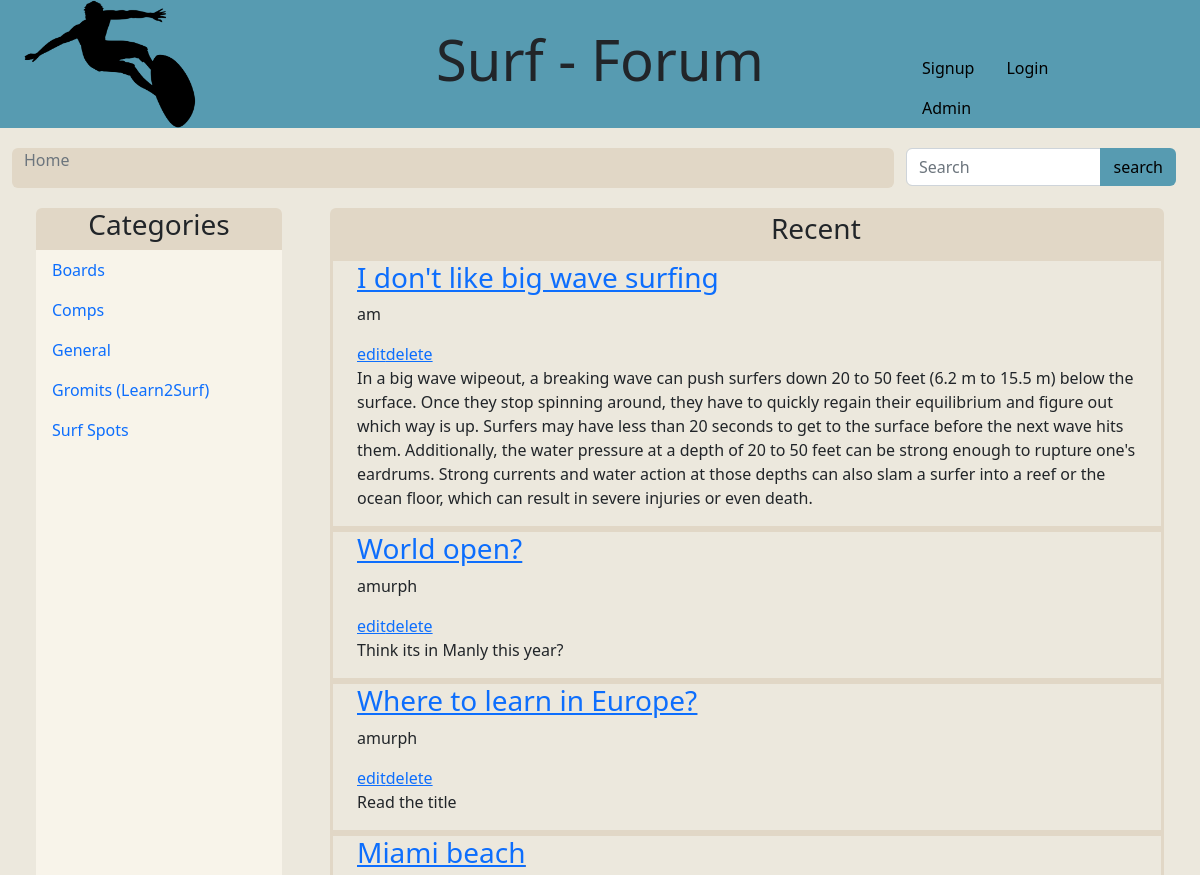
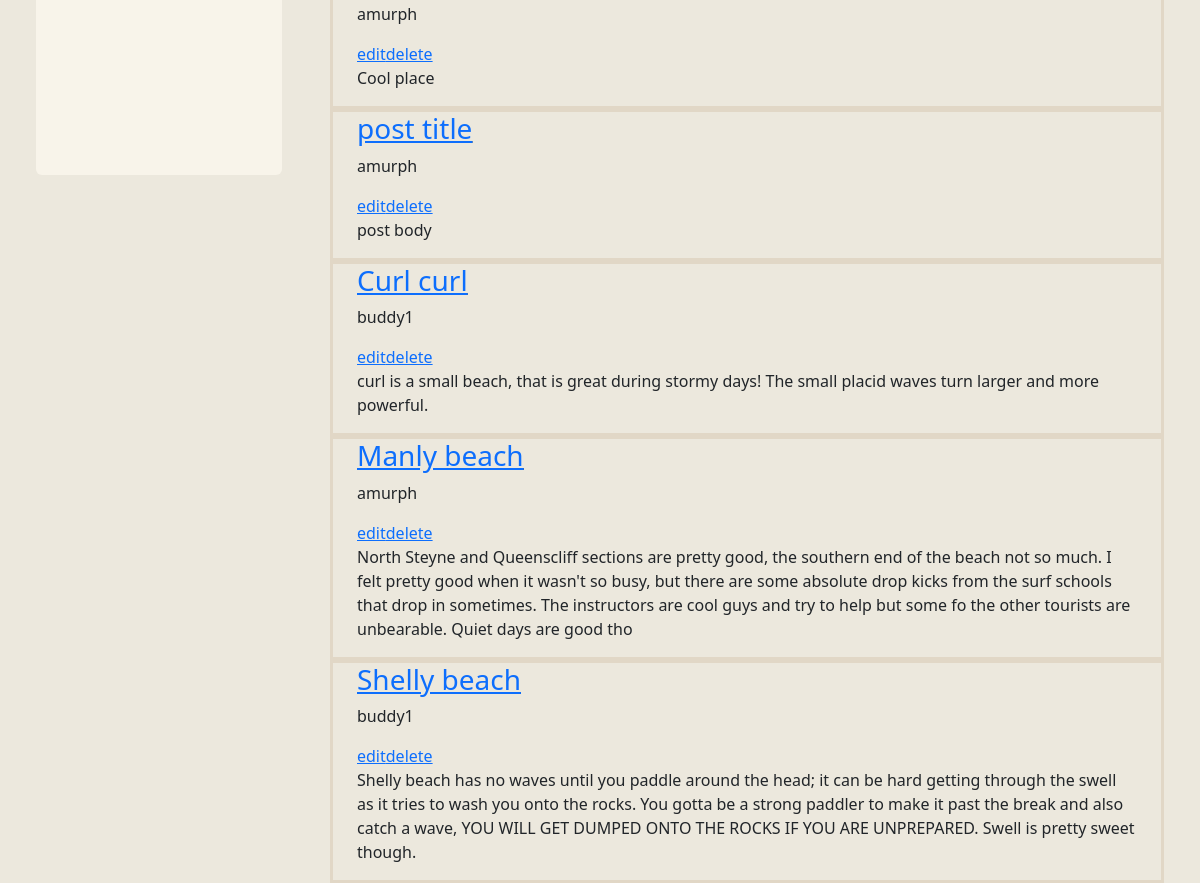
The app's page /home.php with its own data (2 pictures, top to bottom).
### tables this page shows
CREATE TABLE IF NOT EXISTS `CATEGORY` (
  `category_id` int(5) NOT NULL COMMENT 'primary key',
  `title` varchar(255) NOT NULL COMMENT 'human readable id'
);

CREATE TABLE IF NOT EXISTS `POST` (
  `post_id` int(11) NOT NULL,
  `user_id` int(11) DEFAULT NULL,
  `title` varchar(255) DEFAULT NULL,
  `body` text,
  `created_at` datetime DEFAULT NULL,
  `updated_at` timestamp NULL DEFAULT CURRENT_TIMESTAMP ON UPDATE CURRENT_TIMESTAMP,
  `category_id` int(11) DEFAULT NULL
);

CREATE TABLE IF NOT EXISTS `USER` (
  `id` int(11) NOT NULL COMMENT 'primary key',
  `username` varchar(255) DEFAULT NULL COMMENT 'human readable id',
  `password_hash` varchar(255) DEFAULT NULL,
  `email` varchar(255) DEFAULT NULL,
  `image_url` varchar(255) DEFAULT NULL,
  `is_admin` tinyint(1) NOT NULL DEFAULT '0',
  `is_enabled` tinyint(1) NOT NULL DEFAULT '1'
);

### includes/functions.inc.php (called while the page is built, shortened)
<?php
function fetchUserById($conn, $userId) {
    $stmt = mysqli_stmt_init($conn);
    $sql = "SELECT * FROM `USER` WHERE id=?";
    if (!mysqli_stmt_prepare($stmt, $sql)){
        header("location: ../account.php?error=stmtFailed");
        exit();
    }
    mysqli_stmt_bind_param($stmt, "s", $userId);
    mysqli_stmt_execute($stmt);
    $result = mysqli_stmt_get_result($stmt);
    $row = $result->fetch_assoc();
    return $row;
}

### home.php (the view, shortened to what this page needs)
<?php
include_once 'header.php';
?>
<main>
          <div class="container-fluid">
            <div class="row top-buffer">
                <div class="col-9 rounded bg-beige1">
                    <nav aria-label="breadcrumb">
                        <ol class="breadcrumb">
                        <li class="breadcrumb-item active">Home</li>
                        </ol>
                    </nav>
                </div>
                    <div class="col-3">
                        <div class="input-group">
                        <input type="search" class="form-control rounded-left" placeholder="Search" aria-label="Search" aria-describedby="search-addon" />
                        <button type="button" class="btn bg-blue text-black">search</button>
                        </div>
                    </div>
          </div>
      </div>
      <div class="container-fluid">
            <div class="row top-buffer">
            <?php
              include_once 'categoryList.php';
            ?>
                <div class="col-9 gx-5">
                  <div class="row bg-beige1 rounded-top p-1">
                    <div class="col-2">
                  </div>
                  <div class="col-10">
                    <h3 class="display-7 text-center"> Recent</h3>
                  </div>
                </div>
                <?php
                  $stmt = mysqli_stmt_init($conn);
                  $sql = "SELECT * FROM POST ORDER BY created_at DESC";
                  if (!mysqli_stmt_prepare($stmt, $sql)){
                    header("location: ../home.php?error=stmtFailed");
                  }
                  mysqli_stmt_execute($stmt);
                  $result = mysqli_stmt_get_result($stmt);
                  if($result->num_rows > 0){
                    while($row = $result->fetch_assoc()) {
                      echo '<div class="row border-beige1">';
                      echo '<div class="row">';
                      echo '<div class="col-10">';
                      echo  '<h3 class="display-7 text-left"><u><a href="post.php?postId='.$row['post_id'].'&postTitle='.$row['title'].'">'.$row['title'].'</a></u></h3>';
                      echo  '<p>'.fetchUserById($conn, $row['user_id'])['username'].'</p>';
                      echo '<div class="col-2">';
                      echo '<a href="#">edit</a>';
                      echo '<a href="#">delete</a>';
                      echo '</div>';
                      echo '</div>';
                      echo '</div>';
                      echo '<div class="row">';
                      echo '<p>';
                        echo $row['body'];
                      echo    '</p>';
                      echo  '</div>';
                      echo '</div>';
                    }
                }else {
                  echo "No posts found";
                }
                ?>
              </div>
            </div>
          </div>
        </main>
        <?php
include_once 'footer.php';
?>

### header.php (shortened to what this page needs)
<!DOCTYPE html>
<html>
  <head>
    <link href="https://cdn.jsdelivr.net/npm/bootstrap@5.2.3/dist/css/bootstrap.min.css" rel="stylesheet">
    <link rel="stylesheet" href="css/custom.css">
  </head>
  <body>
      <header>
            <div class="container-fluid bg-blue">
              <div class="row d-flex">
                  <div class="col-2">
                    <img src="images/logo.png" class="rounded float-start img-fluid" alt="logo">
                  </div>
                  <div class="col-6 d-flex align-items-center justify-content-center offset-1">
                    <h1 class="display-4"><a class="nav-link" href="home.php">Surf - Forum</a></h1>
                  </div>
                  <div class="col-2 d-flex align-items-end justify-content-end">
                    <nav class="nav">
                      <?php
                        if (isset($_SESSION["userid"])){
                          echo "<a class='nav-link text-black' href='account.php'>Profile</a>";
                          echo "<a class='nav-link text-black' href='includes/logout.inc.php'>Logout</a>";
                        } else {
                          echo "<a class='nav-link text-black' href='signup.php'>Signup</a>";
                          echo "<a class='nav-link text-black' href='login.php'>Login</a>";
                          echo "<a class='nav-link text-black' href='admin.php'>Admin</a>";
                        }
                        ?>
                    </nav>
                </div>
              </div>
        </header>

### categoryList.php (shortened to what this page needs)
<?php
include_once 'includes/db.inc.php';
include_once 'includes/functions.inc.php';
echo '<div class="col-3 gx-5">';
echo '<div class="row bg-beige1 rounded-top">';
echo '<h3 class="display-7 text-center">Categories</h1>';
echo '</div>';
echo '<div class="row bg-beige3 rounded-bottom min-vh-100">';
echo '<ul class="nav flex-column">';
$sql = "SELECT * FROM CATEGORY";
$result = $conn->query($sql);
if ($result->num_rows > 0) {
while($row = $result->fetch_assoc()) {
    echo '<li class="nav-item">';
    echo '<a class="nav-link active" aria-current="page" href="category.php?title='.$row['title'].'&catId='.$row['category_id'].'">'.$row['title'].'</a>';
    echo '</li>';
}
} else {
echo "No categories found";
}
echo '</ul>';
echo '</div>';
echo '</div>';
?>

### footer.php (shortened to what this page needs)
    </body>
</html>

### css/custom.css (style rules this page uses)
.bg-blue { background-color: #579BB1; }
.bg-beige1 { background-color: #E1D7C6; }
.border-beige1 { border: 3px solid #E1D7C6; }
.bg-beige3 { background-color: #F8F4EA; }
.top-buffer { margin-top:20px; }
body { background-color: #ECE8DD !important; overflow-y: scroll; }
.container-fluid .row { margin-left: 0; margin-right: 0; }

### records on screen
category: title "Boards"
category: title "Comps"
category: title "General"
category: title "Gromits (Learn2Surf)"
category: title "Surf Spots"
post: title "I don't like big wave surfing", user.username "am", body "In a big wave wipeout, a breaking wave can push surfers down 20 to 50 feet (6.2 m to 15.5 m) below the surface. Once they stop spinning around, they have to quickly regain their equilibrium and figure out which way is up. Surfers may have less than 20 seconds to get to the surface before the next wave hits them. Additionally, the water pressure at a depth of 20 to 50 feet can be strong enough to rupture one's eardrums. Strong currents and water action at those depths can also slam a surfer into a reef or the ocean floor, which can result in severe injuries or even death."
post: title "World open?", user.username "amurph", body "Think its in Manly this year?"
post: title "Where to learn in Europe?", user.username "amurph", body "Read the title"
post: title "Miami beach", user.username "amurph", body "Cool place"
post: title "post title", user.username "amurph", body "post body"
post: title "Curl curl", user.username "buddy1", body "curl is a small beach, that is great during stormy days! The small placid waves turn larger and more powerful."
post: title "Manly beach", user.username "amurph", body "North Steyne and Queenscliff sections are pretty good, the southern end of the beach not so much. I felt pretty good when it wasn't so busy, but there are some absolute drop kicks from the surf schools that drop in sometimes. The instructors are cool guys and try to help but some fo the other tourists are unbearable. Quiet days are good tho"
post: title "Shelly beach", user.username "buddy1", body "Shelly beach has no waves until you paddle around the head; it can be hard getting through the swell as it tries to wash you onto the rocks. You gotta be a strong paddler to make it past the break and also catch a wave, YOU WILL GET DUMPED ONTO THE ROCKS IF YOU ARE UNPREPARED. Swell is pretty sweet though."
